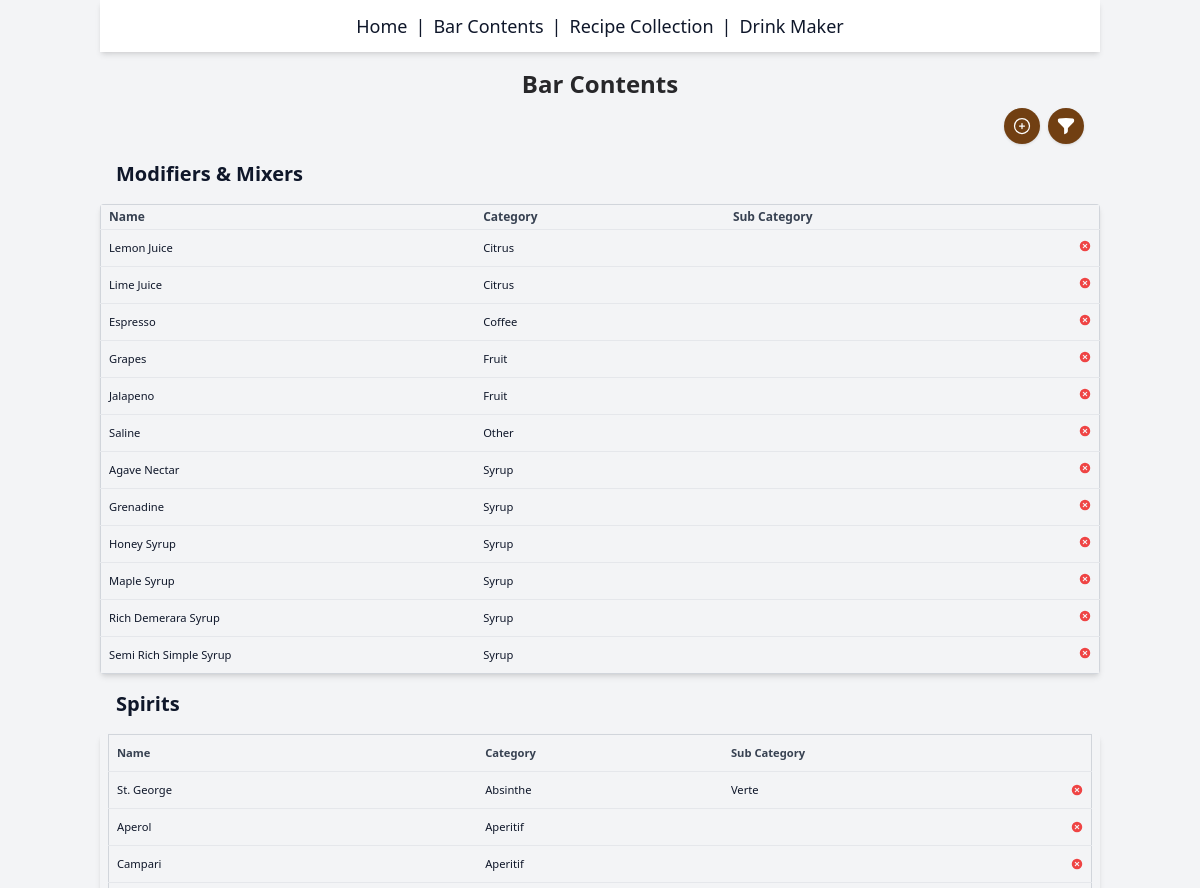
/bar/bar (signed in, upper part), run on an earlier commit of the app's database.
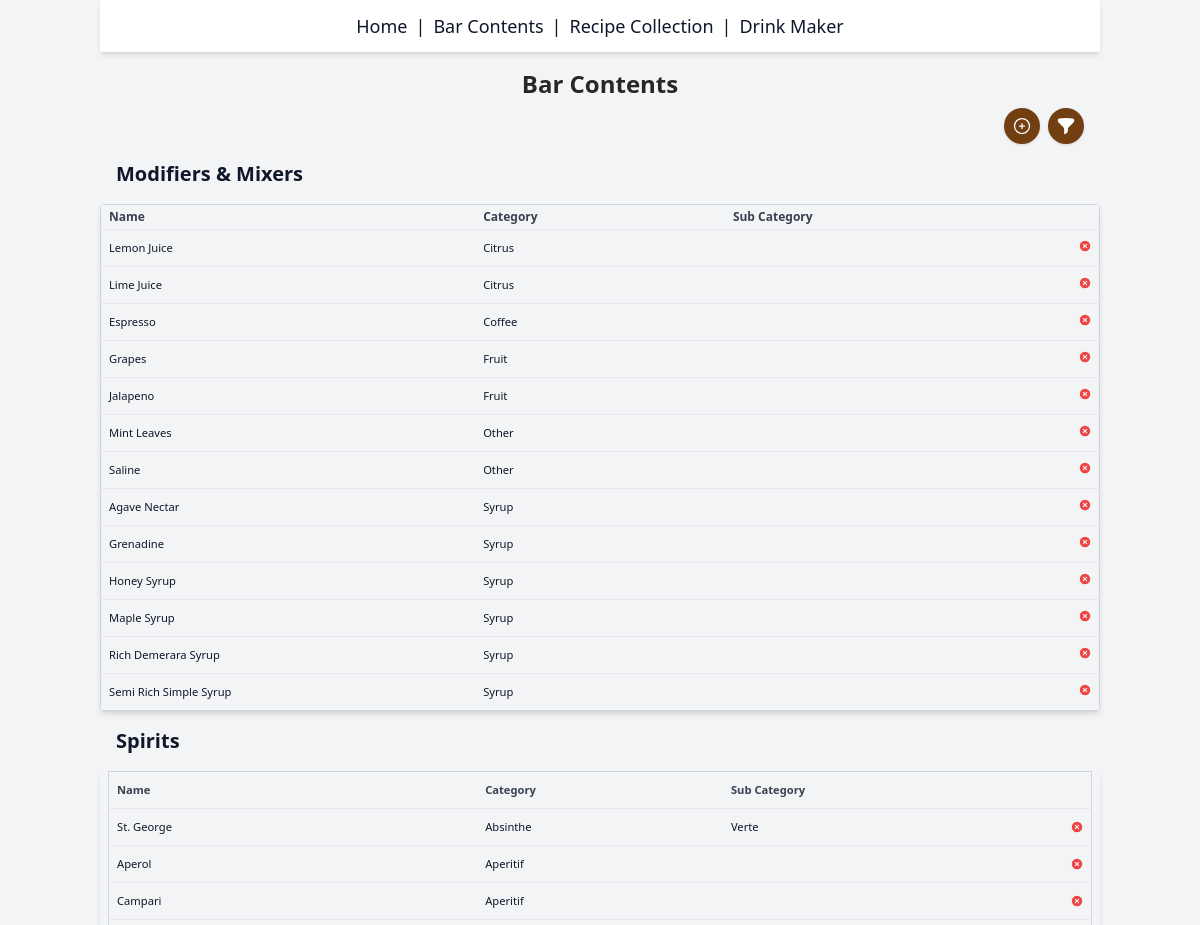
And on a later commit of the database.
### tables this page shows
CREATE TABLE "BarContents" (
        name TEXT NOT NULL,
        category TEXT NOT NULL,
        sub_category TEXT,
        PRIMARY KEY (name)
    );

### routes/bar.py (the view, shortened to what this page needs)
@bar_bp.route('/bar', methods=['GET', 'POST'])
def bar():
    conn = get_db_connection()
    bar_contents_rows = conn.execute('SELECT name, category, sub_category FROM BarContents ORDER BY category, name').fetchall()
    bar_contents = [dict(row) for row in bar_contents_rows]
    spirit_categories = [
        'Absinthe', 'Aperitif', 'Bitters', 'Brandy', 'Cognac', 'Gin', 'Liqueur', 'Mezcal', 'Rum', 'Tequila', 'Vermouth', 'Vodka', 'Whiskey',
        'Digestif', 'Fortified Wine'
    ]
    spirits = [item for item in bar_contents if item['category'] in spirit_categories or any(sub in spirit_categories for sub in lists['subcategories'].get(item['category'], []))]
    other_items = [item for item in bar_contents if item not in spirits]
    possible_names = conn.execute('SELECT DISTINCT name FROM PossibleIngredients ORDER BY name').fetchall()
    possible_names = [row['name'] for row in possible_names]
    conn.close()
    return render_template('bar.html', spirits=spirits, other_items=other_items, possible_names=possible_names, lists=lists)

### app.py (called while the page is built)
@app.before_request
def require_login():
    allowed_routes = ['login', 'static']
    if not session.get('logged_in') and request.endpoint not in allowed_routes:
        return redirect(url_for('login'))

### utils.py (called while the page is built)
def get_db_connection():
    conn = sqlite3.connect('cocktail_app.db')
    conn.row_factory = sqlite3.Row
    return conn

### templates/bar.html (shortened to what the changed rows need)
{% extends "base.html" %}
{% block content %}
    <h2 class="text-xl font-semibold m-4">Modifiers & Mixers</h2>
    {% if other_items %}
        <div class="overflow-x-auto rounded shadow-md mb-4">
            <table id="other-items-table" class="w-full table-fixed border border-gray-300 text-left text-[.7rem]">
                <thead class="bg-gray-100 text-gray-700">
                    <tr>
                        <th class="w-3/8 px-2 py-1 cursor-pointer text-xs text-semibold" onclick="sortTable('other-items-table', 0)">
                            Name
                        </th>
                        <th class="w-1/4 px-2 py-1 cursor-pointer text-xs text-semibold" onclick="sortTable('other-items-table', 1)">
                            Category
                        </th>
                        <th class="w-3/8 px-2 py-1 cursor-pointer text-xs text-semibold" onclick="sortTable('other-items-table', 2)">
                            Sub Category
                        </th>
                    </tr>
                </thead>
                <tbody>
                    {% for item in other_items %}
                        <tr class="hover:bg-gray-50 border-t">
                            <td class="px-2 py-1">{{ item['name'] }}</td>
                            <td class="px-2 py-1">{{ item['category'] }}</td>
                            <td class="px-2 py-1 text-right">
                                <button
                                    class="delete-item text-red-500 hover:text-red-700"
                                    data-name="{{ item['name'] }}"
                                    title="Delete"
                                >
                                </button>
                            </td>
                        </tr>
                    {% endfor %}
                </tbody>
            </table>
        </div>
    {% else %}
        <p>No misc items in your bar.</p>
    {% endif %}
    <h2 class="text-xl font-semibold m-4">Spirits</h2>
    {% if spirits %}
        <div class="overflow-x-auto rounded shadow-md mb-4 px-2">
            <table id="spirits-table" class="w-full table-fixed border border-gray-300 text-left text-[0.7rem]">
                <thead class="bg-gray-100 text-gray-700">
                    <tr>
                        <th class="w-3/8 px-2 py-1 cursor-pointer" onclick="sortTable('spirits-table', 0)">
                            Name
                        </th>
                        <th class="w-1/4 px-2 py-1 cursor-pointer" onclick="sortTable('spirits-table', 1)">
                            Category
                        </th>
                        <th class="w-3/8 px-2 py-1 cursor-pointer" onclick="sortTable('spirits-table', 2)">
                            Sub Category
                        </th>
                    </tr>
                </thead>
                <tbody>
                    {% for item in spirits %}
                        <tr class="hover:bg-gray-50 border-t">
                            <td class="px-2 py-1">{{ item['name'] }}</td>
                            <td class="px-2 py-1">{{ item['category'] }}</td>
                            <td class="px-2 py-1 align-middle">
                                <div class="flex justify-between items-center gap-2 w-full">
                                    <span class="break-words">
                                    {{ item['sub_category'] or '' }}
                                    </span>
                                <button
                                    class="shrink-0 delete-item text-red-500 hover:text-red-700"
                                    data-name="{{ item['name'] }}"
                                    title="Delete"
                                >
                                </button>
                            </td>
                        </tr>
                    {% endfor %}
                </tbody>
            </table>
        </div>
    {% else %}
        <p>No spirits in your bar.</p>
    {% endif %}
{% endblock %}

What changed in the data, as far as the page shows it:
added BarContents: name "Mint Leaves", category "Other", shown under "Modifiers & Mixers"
